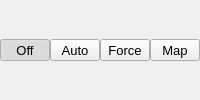
                  <widget class="QFrame" name="toolButtonBadPixels">
                   <layout class="QHBoxLayout" name="horizontalLayout_7">
                    <property name="spacing">
                     <number>0</number>
                    </property>
                    <property name="leftMargin">
                     <number>0</number>
                    </property>
                    <property name="topMargin">
                     <number>0</number>
                    </property>
                    <property name="rightMargin">
                     <number>0</number>
                    </property>
                    <property name="bottomMargin">
                     <number>0</number>
                    </property>
                    <item>
                     <widget class="ColorToolButton" name="toolButtonBadPixelsOff">
                      <property name="enabled">
                       <bool>true</bool>
                      </property>
                      <property name="sizePolicy">
                       <sizepolicy hsizetype="Preferred" vsizetype="Fixed">
                        <horstretch>0</horstretch>
                        <verstretch>0</verstretch>
                       </sizepolicy>
                      </property>
                      <property name="font">
                       <font>
                        <pointsize>10</pointsize>
                       </font>
                      </property>
                      <property name="text">
                       <string>Off</string>
                      </property>
                      <property name="checkable">
                       <bool>true</bool>
                      </property>
                      <property name="checked">
                       <bool>true</bool>
                      </property>
                      <property name="autoExclusive">
                       <bool>true</bool>
                      </property>
                     </widget>
                    </item>
                    <item>
                     <widget class="ColorToolButton" name="toolButtonBadPixelsOn">
                      <property name="sizePolicy">
                       <sizepolicy hsizetype="Preferred" vsizetype="Fixed">
                        <horstretch>0</horstretch>
                        <verstretch>0</verstretch>
                       </sizepolicy>
                      </property>
                      <property name="font">
                       <font>
                        <pointsize>10</pointsize>
                       </font>
                      </property>
                      <property name="text">
                       <string>Auto</string>
                      </property>
                      <property name="checkable">
                       <bool>true</bool>
                      </property>
                      <property name="autoExclusive">
                       <bool>true</bool>
                      </property>
                     </widget>
                    </item>
                    <item>
                     <widget class="ColorToolButton" name="toolButtonBadPixelsForce">
                      <property name="sizePolicy">
                       <sizepolicy hsizetype="Preferred" vsizetype="Fixed">
                        <horstretch>0</horstretch>
                        <verstretch>0</verstretch>
                       </sizepolicy>
                      </property>
                      <property name="font">
                       <font>
                        <pointsize>10</pointsize>
                       </font>
                      </property>
                      <property name="text">
                       <string>Force</string>
                      </property>
                      <property name="checkable">
                       <bool>true</bool>
                      </property>
                      <property name="autoExclusive">
                       <bool>true</bool>
                      </property>
                     </widget>
                    </item>
                    <item>
                     <widget class="ColorToolButton" name="toolButtonBadPixelsMap">
                      <property name="sizePolicy">
                       <sizepolicy hsizetype="Preferred" vsizetype="Fixed">
                        <horstretch>0</horstretch>
                        <verstretch>0</verstretch>
                       </sizepolicy>
                      </property>
                      <property name="font">
                       <font>
                        <pointsize>10</pointsize>
                       </font>
                      </property>
                      <property name="toolTip">
                       <string>Use Bad Pixel Map</string>
                      </property>
                      <property name="text">
                       <string>Map</string>
                      </property>
                      <property name="checkable">
                       <bool>true</bool>
                      </property>
                      <property name="autoExclusive">
                       <bool>true</bool>
                      </property>
                     </widget>
                    </item>
                   </layout>
                  </widget>
